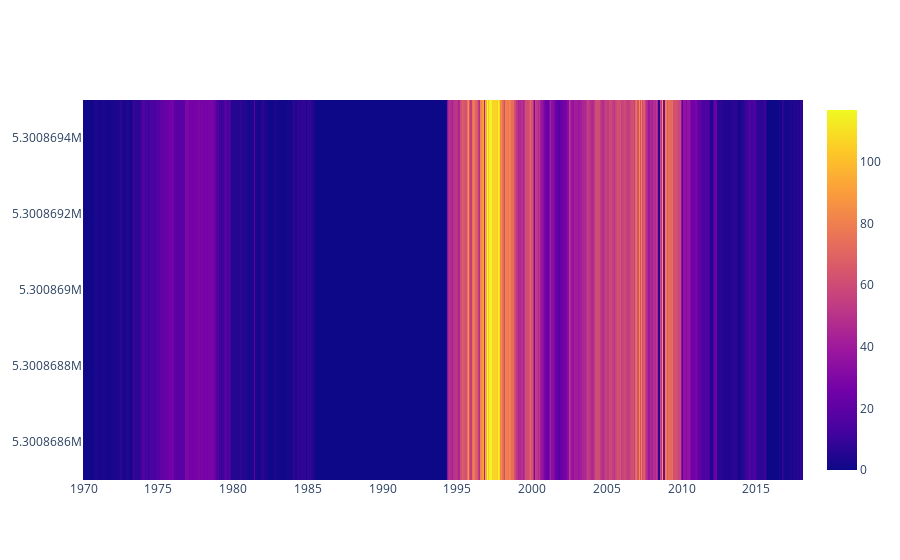

The notebook cell saved with this chart:
### Code cell
fig = go.Figure(data=go.Heatmap(
        z=df_offsets['water']/30.45,
        x=df_offsets['date'],
        y=df_offsets['api']))

fig.show()

### Figure 1 — Plotly figure (JSON) as saved in the notebook; plotly's stock layout.template omitted (floating-point values rounded to 4 significant figures; data arrays with more than 128 entries replaced by an {"elided": "..."} marker saying what was removed)
{"data": [{"type": "heatmap", "x": {"elided": "1174 str values"}, "y": {"elided": "1174 str values"}, "z": {"elided": "1174 float values"}}], "layout": {}}
